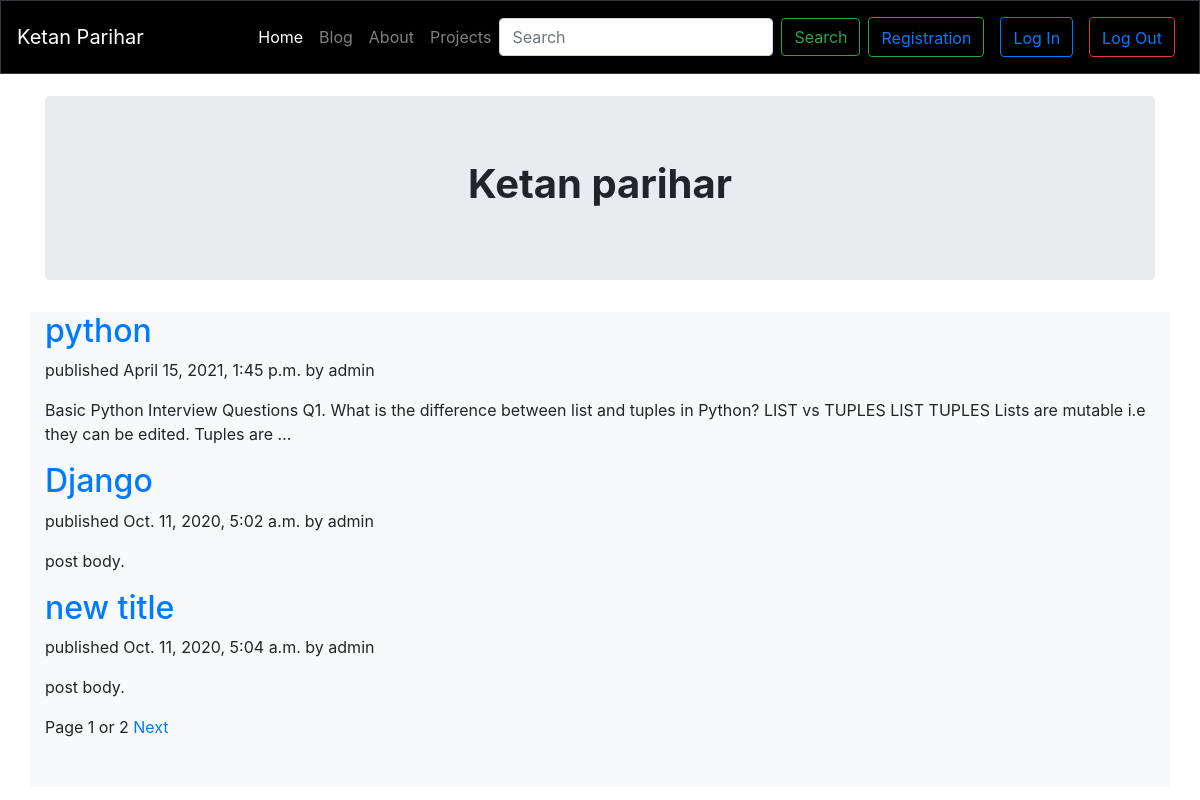
Screenshot of /blog/ with the database file from the repository.
### blog/models.py (models this page shows, shortened)
class Post(models.Model):
    STATUS_CHOICE = (
         ('draft' , 'Draft'),
         ('published', 'Published')
    )
    title   = models.CharField(max_length=250)
    slug    = models.SlugField(max_length=250,unique_for_date='publish')
    author  = models.ForeignKey(User , on_delete=models.CASCADE ,related_name='blog_posts' )
    body    = models.TextField()
    publish = models.DateTimeField( default=timezone.now)
    created = models.DateTimeField(auto_now_add=True)
    update  = models.DateTimeField(auto_now=True)
    status  = models.CharField(max_length=10 , choices=STATUS_CHOICE,default='draft')
    objects = models.Manager()
    published = PublishedManager()
    def get_absolute_url(self):
        return reverse('blog:post_detail',
                       args=[self.publish.year,
                             self.publish.month,
                             self.publish.day,
                             self.slug])
    class meta:
        ordering = ('-publish')

### blog/views.py (the view)
# urls.py: path('blog/', views.PostListView.as_view(), name='post_list'),
class PostListView(ListView):
    queryset = Post.published.all()
    context_object_name = 'posts'
    paginate_by = 3
    template_name = 'blog/post/list.html'

### blog/templates/blog/post/list.html (shortened to what this page needs)
{% extends "blog/base.html" %}
{% block content %}
<div class="container pt-5">
    <div class="jumbotron">
        <h1 align="center"> <b>Ketan parihar</b></h1>
    </div>
</div>
<div class="container pb-5 bg-light">
    {% for post in posts %}
    <h2>
        <a href="{{ post.get_absolute_url }}">
            {{ post.title }}
        </a>
    </h2>
    <p class="date">
        published {{ post.publish }} by {{ post.author }}
    </p>
    {{ post.body|truncatewords:30|linebreaks}}
    {% endfor %}
    {% include "pagination.html" with page=page_obj %}
</div>
{% endblock %}

### blog/templates/blog/base.html (shortened to what this page needs)
<!DOCTYPE html>
{% load static %}
<html lang="en">
<head>
  <link rel="stylesheet" href="{% static 'css/blog.css' %}" type="text/css">
  <link rel="stylesheet" href="https://maxcdn.bootstrapcdn.com/bootstrap/4.0.0/css/bootstrap.min.css"
>
  <link href={% static "css/fontawesome-free-5.15.3-web/css/all.css" %} rel="stylesheet">
</head>
<body>
  <nav class="p-3 mb-2 navbar navbar-expand-lg navbar-dark fixed-top  border border-dark" style="background-color: #000000;">
    <a class="navbar-brand" href="#">Ketan Parihar</a>
    <div class="collapse navbar-collapse " id="navbarNavAltMarkup">
      <div class="navbar-nav ml-auto navbar-light">
        <a class="nav-link active " href={% url "blog:home" %}>Home <span class="sr-only">(current)</span></a>
        <a class="nav-link" href={% url "blog:post_list" %}>Blog</a>
        <a class="nav-link" href={% url "blog:post_list" %}>About</a>
        <a class="nav-link" href="#">Projects</a>
        <form class="form-inline my-2 my-lg-0">
          <input class="form-control mr-sm-2" type="search" placeholder="Search" aria-label="Search">
          <button class="btn btn-outline-success my-2 my-sm-0" type="submit">Search</button>
          <button class="btn btn-outline-success my-2 my-sm-0 pt-2 m-2" type="button"><a href="/registrationpage/" >Registration</a></button>
           <button class="btn btn-outline-primary my-2 my-sm-0 pt-2 m-2" type="button"><a href="/loginpage/" >Log In</a></button>
           <button class="btn btn-outline-danger my-2 my-sm-0 pt-2 m-2" type="button"><a href="/logout/" >Log Out</a></button>
        </form>
      </div>
    </div>
  </nav>
</body>
</html>
{% block content %}
{% endblock %}

### blog/templates/pagination.html (shortened to what this page needs)
<div class="pagination">
    <span class="step-links">
        <span class="current">
            Page {{ page.number }} or {{ page.paginator.num_pages }}
        </span>
        {% if page.has_next %}
        <a href="?page={{ page.next_page_number }}">Next</a>
        {% endif %}
    </span>
</div>

### rows the page displays
Post: title "python", publish "April 15, 2021, 1:45 p.m.", author "admin", body "Basic Python Interview Questions Q1. What is the difference between list and tuples in Python? LIST vs TUPLES LIST TUPLES Lists are mutable i.e they can be edited. Tuples are …"
Post: title "Django", publish "Oct. 11, 2020, 5:02 a.m.", author "admin", body "post body."
Post: title "new title", publish "Oct. 11, 2020, 5:04 a.m.", author "admin", body "post body."

### other values shown
{{ page.number }} "1"
{{ page.paginator.num_pages }} "2"
